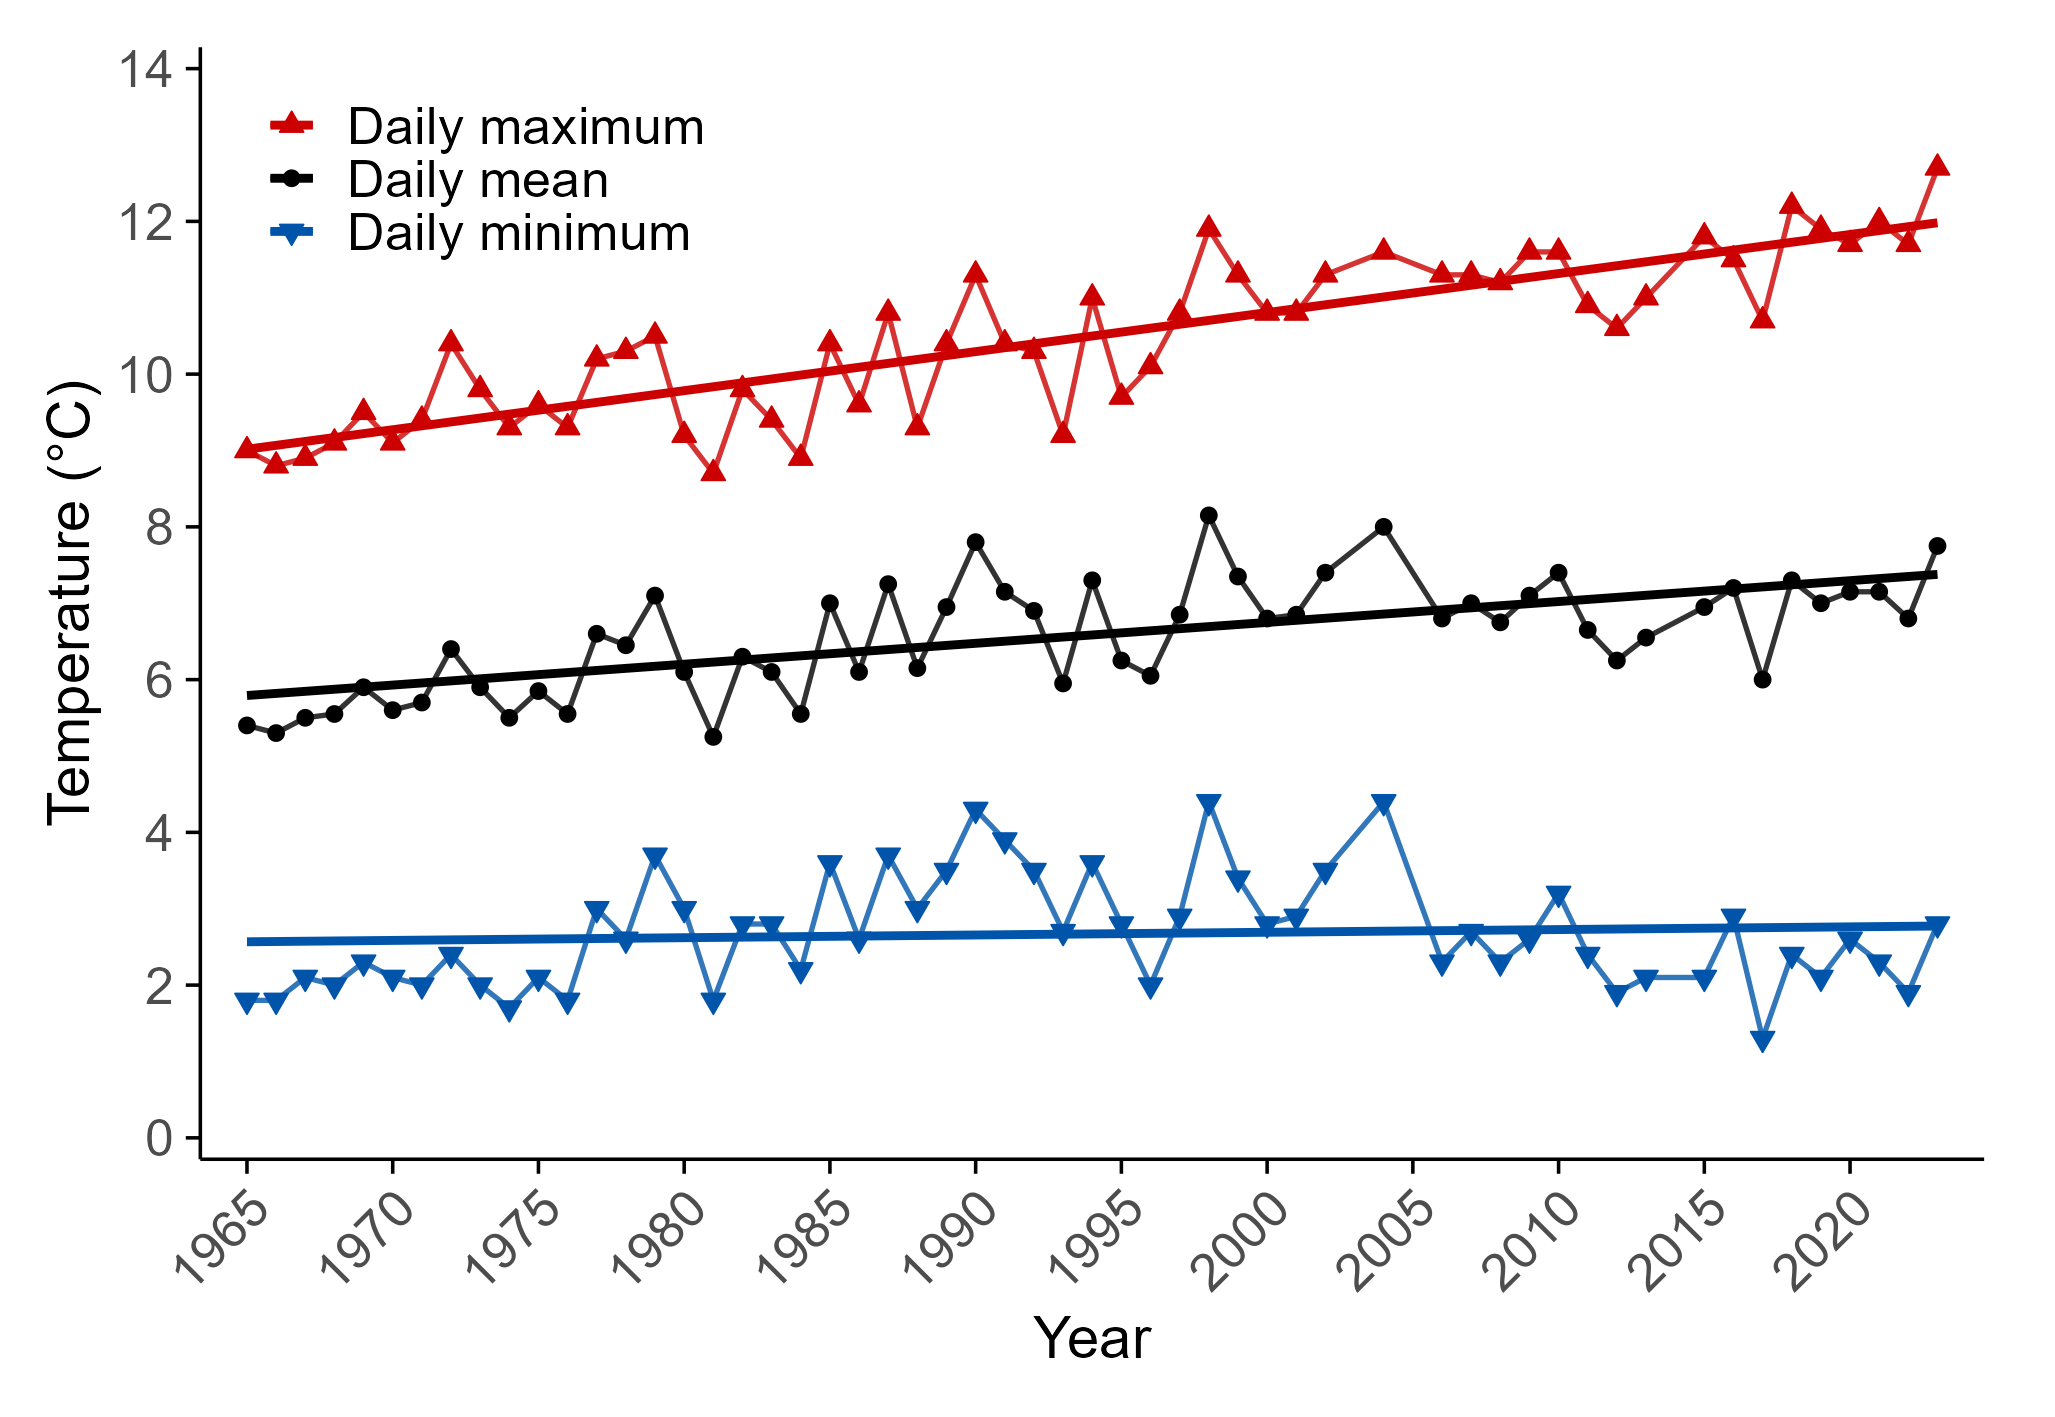

Here is the R script that generated this plot:
# Fig03_kurobe_temperature.R
# Fig. 3: Changes in temperature at the Kurobe Dam (1965-2023)
# Daily maximum, mean, and minimum temperatures with regression lines
#
# Required: kurobe_dam_temperature.csv (or kurobe_dam_temperature object)
# Required: theme_tateyama() from theme_tateyama.R
# ---------------------------------------------------------------

library(ggplot2)
library(tidyr)
library(dplyr)

# ── 共通テーマ・カラー（theme_tateyama.R と共通） ────────────
theme_tateyama <- function(base_size =10) {
  theme_classic(base_size = base_size) +
    theme(
      axis.title        = element_text(size = base_size),
      axis.text         = element_text(size = base_size * 0.9),
      axis.line         = element_line(colour = "black", linewidth = 0.4),
      axis.ticks        = element_line(colour = "black", linewidth = 0.4),
      legend.title      = element_blank(),
      legend.text       = element_text(size = base_size * 0.9),
      legend.key.size   = unit(0.45, "cm"),
      legend.background = element_rect(fill = "white", colour = NA),
      panel.border      = element_blank(),
      plot.margin       = margin(4, 6, 4, 4, "mm")
    )
}

# ── データ読み込み ────────────────────────────────────────────
# CSVから読む場合:
# d <- read.csv("kurobe_dam_temperature.csv")
# パッケージオブジェクトを使う場合:
d <- kurobe_dam_temperature   # 列: year, max, mean, min

# ── Wide → Long 変換 ─────────────────────────────────────────
d_long <- d |>
  select(year, max, mean, min) |>
  pivot_longer(
    cols      = c(max, mean, min),
    names_to  = "variable",
    values_to = "temp"
  ) |>
  mutate(
    variable = factor(variable,
                      levels = c("max", "mean", "min"),
                      labels = c("Daily maximum",
                                 "Daily mean",
                                 "Daily minimum"))
  )

# ── 回帰直線用データ（geom_smooth の代わりに明示的に計算） ────
lm_lines <- d_long |>
  group_by(variable) |>
  summarise(
    slope     = coef(lm(temp ~ year))[2],
    intercept = coef(lm(temp ~ year))[1],
    .groups   = "drop"
  ) |>
  mutate(
    x_min = min(d$year),
    x_max = max(d$year),
    y_min = intercept + slope * x_min,
    y_max = intercept + slope * x_max
  )

# ── カラー・記号設定 ──────────────────────────────────────────
temp_col   <- c("Daily maximum" = "#CC0000",
                "Daily mean"    = "black",
                "Daily minimum" = "#0055AA")
temp_shape <- c("Daily maximum" = 24,   # 上向き三角（塗り）
                "Daily mean"    = 16,   # 丸
                "Daily minimum" = 25)   # 下向き三角（塗り）

# ── プロット ──────────────────────────────────────────────────
fig3 <- ggplot(d_long, aes(x = year, y = temp,
                            colour = variable,
                            shape  = variable,
                            fill   = variable)) +

  # 観測値（折れ線＋点）
  geom_line(linewidth = 0.6, alpha = 0.8) +
  geom_point(size = 1.8, stroke = 0.3) +

  # 回帰直線
  geom_segment(
    data = lm_lines,
    aes(x = x_min, xend = x_max,
        y = y_min, yend = y_max,
        colour = variable),
    linewidth = 1.0,
    inherit.aes = FALSE
  ) +

  # スケール
  scale_colour_manual(values = temp_col) +
  scale_fill_manual(values = temp_col) +
  scale_shape_manual(values = temp_shape) +
  scale_x_continuous(
    breaks = seq(1965, 2025, by = 5),
    limits = c(1964, 2024),
    expand = expansion(mult = c(0.01, 0.01))
  ) +
  scale_y_continuous(
    breaks = seq(0, 14, by = 2),
    limits = c(0, 14),
    expand = expansion(mult = c(0.02, 0.02))
  ) +

  # 軸ラベル
  labs(
    x = "Year",
    y = "Temperature (\u00b0C)"
  ) +

  # テーマ
  theme_tateyama(base_size = 14) +
  theme(
    legend.position  = c(0.02, 0.98),   # 左上（後で調整可）
    legend.justification = c(0, 1),
    axis.text.x = element_text(angle = 45, hjust = 1)
  )

print(fig3)

# ── 保存（査読中：PNG） ───────────────────────────────────────
ggsave("Fig03_kurobe_temperature.png",
       plot   = fig3,
       width  = 174, height = 120, units = "mm",
       dpi    = 300, bg = "white")

#── 保存（受理後：PDF、Ubuntu推奨） ──────────────────────────
ggsave("Fig03_kurobe_temperature.pdf",
       plot   = fig3,
       width  = 174, height = 120, units = "mm",
       device = cairo_pdf)

# ── 回帰統計の確認 ────────────────────────────────────────────
cat("\n=== Regression statistics (Table 2) ===\n")
for (v in c("Daily maximum", "Daily mean", "Daily minimum")) {
  sub <- d_long[d_long$variable == v, ]
  m   <- lm(temp ~ year, data = sub)
  sm  <- summary(m)
  cat(sprintf(
    "%s: slope = %.4f\u00b0C/yr (%.3f\u00b0C/decade), R\u00b2 = %.3f, p = %.2e\n",
    v,
    coef(m)[2],
    coef(m)[2] * 10,
    sm$r.squared,
    pf(sm$fstatistic[1], sm$fstatistic[2],
       sm$fstatistic[3], lower.tail = FALSE)
  ))
}
